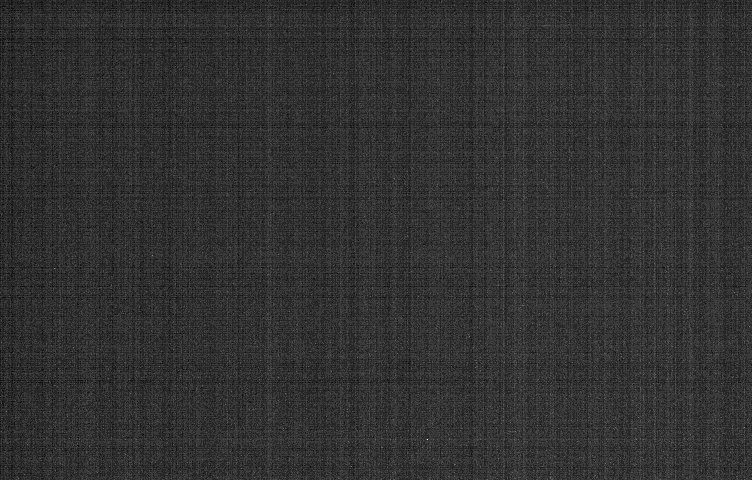
#> input picture Project2/images/ex3_4_5/bias_min_expo1.bmp, 752 x 480 px; the run also reads 1 picture not shown here
$ python exe6.py
#> lines starting #> are read from the running program, lines starting #| are printed output that depends on the picture
import numpy as np
import imageio
import sys
import matplotlib.pyplot as plt

ex2_paths = '../images/ex2/'
ex3_4_5_paths = '../images/ex3_4_5/'

im_bias = np.asarray(imageio.imread(ex3_4_5_paths+'bias_min_expo1.bmp'))
#> im_bias is the input picture: shape (480, 752); min 6, max 19, mean 8.54
im_dark_max = np.asarray(imageio.imread(ex3_4_5_paths+'dark_max_expo.bmp'))

bias_info = [np.mean(im_bias),im_bias.min(),im_bias.max()]
#> bias_info = [8.54, 6, 19]
dark_info = [np.mean(im_dark_max),im_dark_max.min(),im_dark_max.max()]
#> dark_info = [8.98, 6, 47]

print ('Mean,minimum and maxima from first BIAS: {:.3f}, {:d}, {:d}'.format(*bias_info))
#| Mean,minimum and maxima from first BIAS: 8.535, 6, 19
print ('Mean,minimum and maxima from max exposure dark {:.3f}, {:d}, {:d}'.format(*dark_info))
#| Mean,minimum and maxima from max exposure dark 8.978, 6, 47
#plt.hist(im_bias,bins = 50)
#plt.show()
hist_bias,bins_bias = np.histogram(im_bias,bins = 'auto')
#> hist_bias = 463 values, max 171833 at index 106, min 0 at index 1, mean 779.6; bins_bias = 464 values from 6 to 19
hist_dark,bins_dark = np.histogram(im_dark_max,bins = 'auto')
#> hist_dark = 20 values, max 267802 at index 1, min 0 at index 6, mean 18048; bins_dark = 21 values from 6 to 47


plt.figure(1)
plt.bar(bins_bias[:-1],hist_bias,width=0.1)

plt.figure(2)
plt.bar(bins_dark[:-1],hist_dark,width=0.5)
plt.show()
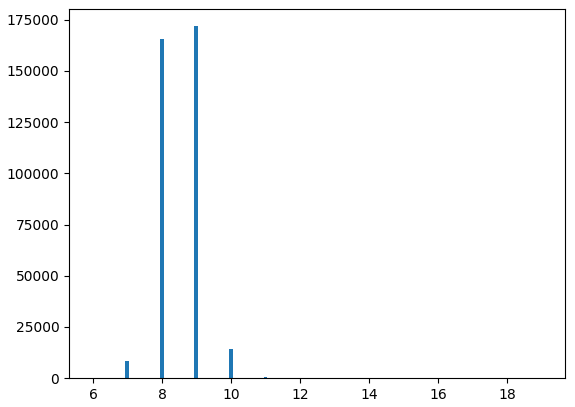
#> figure drawn by matplotlib, 1 panel; tallest bar 171833 high, from x = 8.93 to 9.03
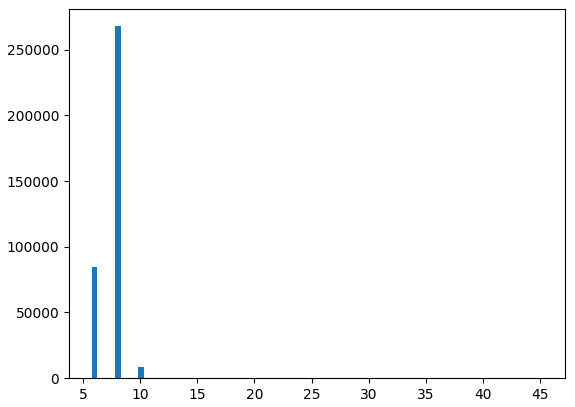
#> figure drawn by matplotlib, 1 panel; tallest bar 267802 high, from x = 7.8 to 8.3
